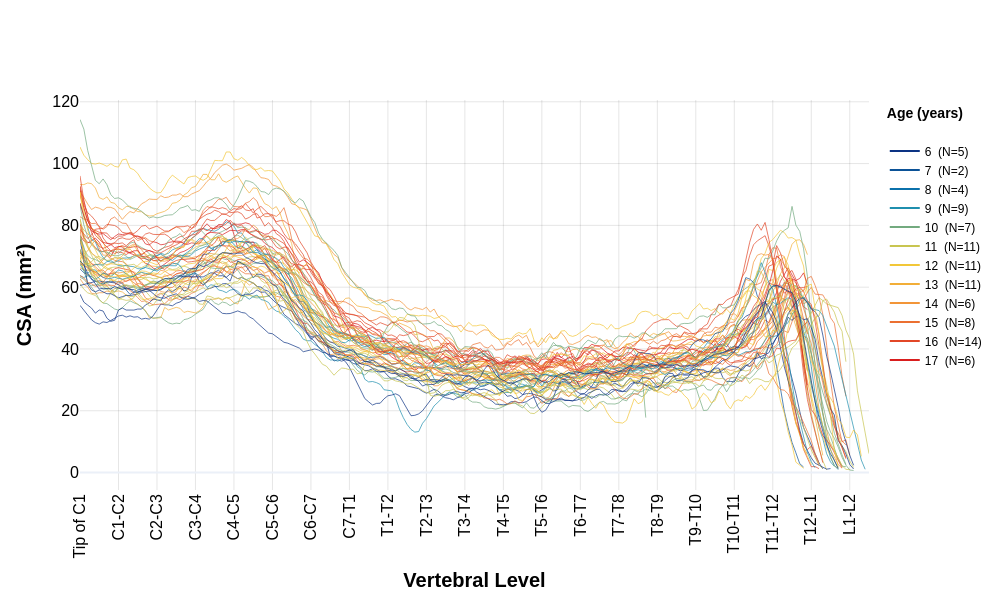
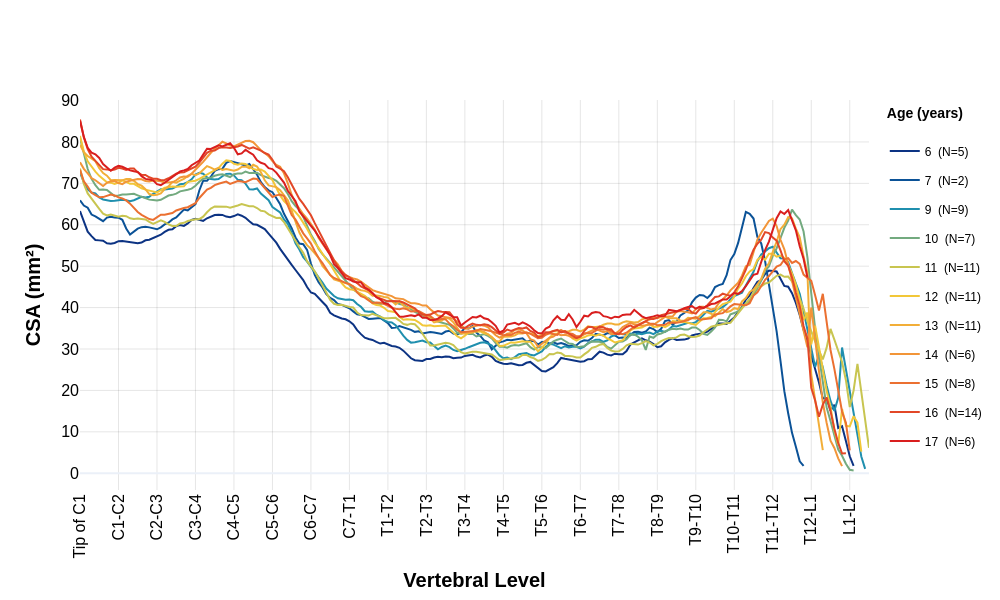

Here is the notebook cell these charts were saved with, in order:
### Markdown cell above
##### 3.1.2 Female

### Code cell
plot_morphometrics(interpolated_morphometrics_df, 'CSA','CSA (mm²)', sex='F')
plot_average_morphometrics(interpolated_morphometrics_df, 'CSA','CSA (mm²)', sex='F')

### Figure 1 — Plotly figure (JSON) as saved in the notebook; plotly's stock layout.template omitted (floating-point values rounded to 4 significant figures; data arrays with more than 128 entries replaced by an {"elided": "..."} marker saying what was removed)
{"data": [{"legendgroup": "15", "line": {"color": "rgb(235, 112, 49)", "width": 1}, "mode": "lines", "name": "15", "opacity": 0.7, "showlegend": false, "type": "scatter", "x": {"elided": "200 float values"}, "y": {"elided": "200 float values"}}, {"legendgroup": "16", "line": {"color": "rgb(226, 71, 39)", "width": 1}, "mode": "lines", "name": "16", "opacity": 0.7, "showlegend": false, "type": "scatter", "x": {"elided": "193 float values"}, "y": {"elided": "193 float values"}}, {"legendgroup": "14", "line": {"color": "rgb(242, 149, 56)", "width": 1}, "mode": "lines", "name": "14", "opacity": 0.7, "showlegend": false, "type": "scatter", "x": {"elided": "199 float values"}, "y": {"elided": "199 float values"}}, {"legendgroup": "17", "line": {"color": "rgb(217, 30, 30)", "width": 1}, "mode": "lines", "name": "17", "opacity": 0.7, "showlegend": false, "type": "scatter", "x": {"elided": "190 float values"}, "y": {"elided": "190 float values"}}, {"legendgroup": "14", "line": {"color": "rgb(242, 149, 56)", "width": 1}, "mode": "lines", "name": "14", "opacity": 0.7, "showlegend": false, "type": "scatter", "x": {"elided": "190 float values"}, "y": {"elided": "190 float values"}}, {"legendgroup": "14", "line": {"color": "rgb(242, 149, 56)", "width": 1}, "mode": "lines", "name": "14", "opacity": 0.7, "showlegend": false, "type": "scatter", "x": {"elided": "199 float values"}, "y": {"elided": "199 float values"}}, {"legendgroup": "13", "line": {"color": "rgb(242, 174, 56)", "width": 1}, "mode": "lines", "name": "13", "opacity": 0.7, "showlegend": false, "type": "scatter", "x": {"elided": "190 float values"}, "y": {"elided": "190 float values"}}, {"legendgroup": "15", "line": {"color": "rgb(235, 112, 49)", "width": 1}, "mode": "lines", "name": "15", "opacity": 0.7, "showlegend": false, "type": "scatter", "x": {"elided": "190 float values"}, "y": {"elided": "190 float values"}}, {"legendgroup": "12", "line": {"color": "rgb(242, 199, 56)", "width": 1}, "mode": "lines", "name": "12", "opacity": 0.7, "showlegend": false, "type": "scatter", "x": {"elided": "190 float values"}, "y": {"elided": "190 float values"}}, {"legendgroup": "9", "line": {"color": "rgb(31, 143, 174)", "width": 1}, "mode": "lines", "name": "9", "opacity": 0.7, "showlegend": false, "type": "scatter", "x": {"elided": "197 float values"}, "y": {"elided": "197 float values"}}, {"legendgroup": "16", "line": {"color": "rgb(226, 71, 39)", "width": 1}, "mode": "lines", "name": "16", "opacity": 0.7, "showlegend": false, "type": "scatter", "x": {"elided": "190 float values"}, "y": {"elided": "190 float values"}}, {"legendgroup": "17", "line": {"color": "rgb(217, 30, 30)", "width": 1}, "mode": "lines", "name": "17", "opacity": 0.7, "showlegend": false, "type": "scatter", "x": {"elided": "190 float values"}, "y": {"elided": "190 float values"}}, {"legendgroup": "12", "line": {"color": "rgb(242, 199, 56)", "width": 1}, "mode": "lines", "name": "12", "opacity": 0.7, "showlegend": false, "type": "scatter", "x": {"elided": "190 float values"}, "y": {"elided": "190 float values"}}, {"legendgroup": "10", "line": {"color": "rgb(115, 170, 127)", "width": 1}, "mode": "lines", "name": "10", "opacity": 0.7, "showlegend": false, "type": "scatter", "x": {"elided": "200 float values"}, "y": {"elided": "200 float values"}}, {"legendgroup": "11", "line": {"color": "rgb(200, 197, 80)", "width": 1}, "mode": "lines", "name": "11", "opacity": 0.7, "showlegend": false, "type": "scatter", "x": {"elided": "195 float values"}, "y": {"elided": "195 float values"}}, {"legendgroup": "13", "line": {"color": "rgb(242, 174, 56)", "width": 1}, "mode": "lines", "name": "13", "opacity": 0.7, "showlegend": false, "type": "scatter", "x": {"elided": "190 float values"}, "y": {"elided": "190 float values"}}, {"legendgroup": "11", "line": {"color": "rgb(200, 197, 80)", "width": 1}, "mode": "lines", "name": "11", "opacity": 0.7, "showlegend": false, "type": "scatter", "x": {"elided": "202 float values"}, "y": {"elided": "202 float values"}}, {"legendgroup": "10", "line": {"color": "rgb(115, 170, 127)", "width": 1}, "mode": "lines", "name": "10", "opacity": 0.7, "showlegend": false, "type": "scatter", "x": {"elided": "202 float values"}, "y": {"elided": "202 float values"}}, {"legendgroup": "15", "line": {"color": "rgb(235, 112, 49)", "width": 1}, "mode": "lines", "name": "15", "opacity": 0.7, "showlegend": false, "type": "scatter", "x": {"elided": "200 float values"}, "y": {"elided": "200 float values"}}, {"legendgroup": "14", "line": {"color": "rgb(242, 149, 56)", "width": 1}, "mode": "lines", "name": "14", "opacity": 0.7, "showlegend": false, "type": "scatter", "x": {"elided": "190 float values"}, "y": {"elided": "190 float values"}}, {"legendgroup": "10", "line": {"color": "rgb(115, 170, 127)", "width": 1}, "mode": "lines", "name": "10", "opacity": 0.7, "showlegend": false, "type": "scatter", "x": {"elided": "198 float values"}, "y": {"elided": "198 float values"}}, {"legendgroup": "7", "line": {"color": "rgb(11, 82, 151)", "width": 1}, "mode": "lines", "name": "7", "opacity": 0.7, "showlegend": false, "type": "scatter", "x": {"elided": "189 float values"}, "y": {"elided": "189 float values"}}, {"legendgroup": "10", "line": {"color": "rgb(115, 170, 127)", "width": 1}, "mode": "lines", "name": "10", "opacity": 0.7, "showlegend": false, "type": "scatter", "x": {"elided": "148 float values"}, "y": {"elided": "148 float values"}}, {"legendgroup": "11", "line": {"color": "rgb(200, 197, 80)", "width": 1}, "mode": "lines", "name": "11", "opacity": 0.7, "showlegend": false, "type": "scatter", "x": {"elided": "206 float values"}, "y": {"elided": "206 float values"}}, {"legendgroup": "13", "line": {"color": "rgb(242, 174, 56)", "width": 1}, "mode": "lines", "name": "13", "opacity": 0.7, "showlegend": false, "type": "scatter", "x": {"elided": "194 float values"}, "y": {"elided": "194 float values"}}, {"legendgroup": "15", "line": {"color": "rgb(235, 112, 49)", "width": 1}, "mode": "lines", "name": "15", "opacity": 0.7, "showlegend": false, "type": "scatter", "x": {"elided": "201 float values"}, "y": {"elided": "201 float values"}}, {"legendgroup": "16", "line": {"color": "rgb(226, 71, 39)", "width": 1}, "mode": "lines", "name": "16", "opacity": 0.7, "showlegend": false, "type": "scatter", "x": {"elided": "194 float values"}, "y": {"elided": "194 float values"}}, {"legendgroup": "15", "line": {"color": "rgb(235, 112, 49)", "width": 1}, "mode": "lines", "name": "15", "opacity": 0.7, "showlegend": false, "type": "scatter", "x": {"elided": "200 float values"}, "y": {"elided": "200 float values"}}, {"legendgroup": "10", "line": {"color": "rgb(115, 170, 127)", "width": 1}, "mode": "lines", "name": "10", "opacity": 0.7, "showlegend": false, "type": "scatter", "x": [1.0, 1.1, 1.2, 1.3, 1.4, 1.5, 1.6, 1.7, 1.8, 1.9, 2.0, 2.1, 2.2, 2.3, 2.4, 2.5, 2.6, 2.7, 2.8, 2.9, 3.0, 3.1, 3.2, 3.3, 3.4, 3.5, 3.6, 3.7, 3.8, 3.9, 4.0, 4.1, 4.2, 4.3, 4.4, 4.5, 4.6, 4.7, 4.8, 4.9, 5.0, 5.1, 5.2, 5.3, 5.4, 5.5, 5.6, 5.7, 5.8, 5.9, 6.0, 6.1, 6.2, 6.3, 6.4, 6.5, 6.6, 6.7, 6.8, 6.9, 7.0, 7.1, 7.2, 7.3, 7.4, 7.5, 7.6, 7.7, 7.8, 7.9, 8.0, 8.1, 8.2, 8.3, 8.4, 8.5, 8.6, 8.7, 8.8, 8.9, 9.0, 9.1, 9.2, 9.3, 9.4, 9.5, 9.6, 9.7, 9.8, 9.9, 10.0, 10.1, 10.2, 10.3, 10.4, 10.5, 10.6, 10.7, 10.8, 10.9, 11.0, 11.1, 11.2, 11.3, 11.4, 11.5, 11.6, 11.7, 11.8, 11.9, 12.0, 12.1, 12.2, 12.3, 12.4, 12.5, 12.6, 12.7, 12.8, 12.9, 13.0], "y": [86.55, 80.15, 76.3, 73.7, 72.45, 71.55, 71.52, 71.31, 70.79, 70.11, 70.25, 70.71, 70.05, 68.98, 69.56, 70.2, 69.91, 69.67, 70.32, 69.81, 68.74, 68.5, 69.44, 70.1, 70.72, 70.32, 69.92, 70.53, 70.7, 71.03, 72.16, 73.17, 73.58, 73.88, 74.38, 75.88, 76.64, 76.58, 75.53, 74.92, 76.31, 76.84, 76.1, 75.14, 75.83, 76.3, 76.14, 75.32, 75.71, 76.56, 75.47, 74.56, 73.07, 71.86, 70.84, 68.74, 67.78, 66.61, 64.61, 61.71, 59.72, 57.67, 55.47, 54.38, 51.89, 49.64, 46.9, 46.02, 45.26, 44.35, 43.38, 42.07, 41.52, 40.51, 40.3, 40.24, 39.42, 40.88, 42.15, 45.25, 47.54, 48.89, 47.87, 46.69, 45.86, 44.97, 42.63, 40.33, 40.0, 38.08, 37.6, 37.5, 37.31, 36.95, 36.51, 35.84, 36.54, 35.7, 33.85, 33.13, 33.21, 34.91, 35.85, 36.1, 36.87, 38.46, 38.36, 36.68, 35.19, 33.58, 32.27, 31.39, 31.46, 30.93, 31.54, 32.51, 33.09, 31.59, 31.17, 30.08, 28.86]}, {"legendgroup": "12", "line": {"color": "rgb(242, 199, 56)", "width": 1}, "mode": "lines", "name": "12", "opacity": 0.7, "showlegend": false, "type": "scatter", "x": {"elided": "191 float values"}, "y": {"elided": "191 float values"}}, {"legendgroup": "6", "line": {"color": "rgb(12, 51, 131)", "width": 1}, "mode": "lines", "name": "6", "opacity": 0.7, "showlegend": false, "type": "scatter", "x": {"elided": "202 float values"}, "y": {"elided": "202 float values"}}, {"legendgroup": "12", "line": {"color": "rgb(242, 199, 56)", "width": 1}, "mode": "lines", "name": "12", "opacity": 0.7, "showlegend": false, "type": "scatter", "x": {"elided": "198 float values"}, "y": {"elided": "198 float values"}}, {"legendgroup": "9", "line": {"color": "rgb(31, 143, 174)", "width": 1}, "mode": "lines", "name": "9", "opacity": 0.7, "showlegend": false, "type": "scatter", "x": {"elided": "198 float values"}, "y": {"elided": "198 float values"}}, {"legendgroup": "6", "line": {"color": "rgb(12, 51, 131)", "width": 1}, "mode": "lines", "name": "6", "opacity": 0.7, "showlegend": false, "type": "scatter", "x": {"elided": "196 float values"}, "y": {"elided": "196 float values"}}, {"legendgroup": "13", "line": {"color": "rgb(242, 174, 56)", "width": 1}, "mode": "lines", "name": "13", "opacity": 0.7, "showlegend": false, "type": "scatter", "x": {"elided": "190 float values"}, "y": {"elided": "190 float values"}}, {"legendgroup": "16", "line": {"color": "rgb(226, 71, 39)", "width": 1}, "mode": "lines", "name": "16", "opacity": 0.7, "showlegend": false, "type": "scatter", "x": {"elided": "199 float values"}, "y": {"elided": "199 float values"}}, {"legendgroup": "12", "line": {"color": "rgb(242, 199, 56)", "width": 1}, "mode": "lines", "name": "12", "opacity": 0.7, "showlegend": false, "type": "scatter", "x": {"elided": "189 float values"}, "y": {"elided": "189 float values"}}, {"legendgroup": "9", "line": {"color": "rgb(31, 143, 174)", "width": 1}, "mode": "lines", "name": "9", "opacity": 0.7, "showlegend": false, "type": "scatter", "x": {"elided": "205 float values"}, "y": {"elided": "205 float values"}}, {"legendgroup": "17", "line": {"color": "rgb(217, 30, 30)", "width": 1}, "mode": "lines", "name": "17", "opacity": 0.7, "showlegend": false, "type": "scatter", "x": {"elided": "190 float values"}, "y": {"elided": "190 float values"}}, {"legendgroup": "16", "line": {"color": "rgb(226, 71, 39)", "width": 1}, "mode": "lines", "name": "16", "opacity": 0.7, "showlegend": false, "type": "scatter", "x": {"elided": "200 float values"}, "y": {"elided": "200 float values"}}, {"legendgroup": "6", "line": {"color": "rgb(12, 51, 131)", "width": 1}, "mode": "lines", "name": "6", "opacity": 0.7, "showlegend": false, "type": "scatter", "x": {"elided": "202 float values"}, "y": {"elided": "202 float values"}}, {"legendgroup": "6", "line": {"color": "rgb(12, 51, 131)", "width": 1}, "mode": "lines", "name": "6", "opacity": 0.7, "showlegend": false, "type": "scatter", "x": {"elided": "194 float values"}, "y": {"elided": "194 float values"}}, {"legendgroup": "12", "line": {"color": "rgb(242, 199, 56)", "width": 1}, "mode": "lines", "name": "12", "opacity": 0.7, "showlegend": false, "type": "scatter", "x": {"elided": "204 float values"}, "y": {"elided": "204 float values"}}, {"legendgroup": "16", "line": {"color": "rgb(226, 71, 39)", "width": 1}, "mode": "lines", "name": "16", "opacity": 0.7, "showlegend": false, "type": "scatter", "x": {"elided": "193 float values"}, "y": {"elided": "193 float values"}}, {"legendgroup": "15", "line": {"color": "rgb(235, 112, 49)", "width": 1}, "mode": "lines", "name": "15", "opacity": 0.7, "showlegend": false, "type": "scatter", "x": {"elided": "193 float values"}, "y": {"elided": "193 float values"}}, {"legendgroup": "9", "line": {"color": "rgb(31, 143, 174)", "width": 1}, "mode": "lines", "name": "9", "opacity": 0.7, "showlegend": false, "type": "scatter", "x": {"elided": "192 float values"}, "y": {"elided": "192 float values"}}, {"legendgroup": "11", "line": {"color": "rgb(200, 197, 80)", "width": 1}, "mode": "lines", "name": "11", "opacity": 0.7, "showlegend": false, "type": "scatter", "x": {"elided": "194 float values"}, "y": {"elided": "194 float values"}}, {"legendgroup": "10", "line": {"color": "rgb(115, 170, 127)", "width": 1}, "mode": "lines", "name": "10", "opacity": 0.7, "showlegend": false, "type": "scatter", "x": {"elided": "200 float values"}, "y": {"elided": "200 float values"}}, {"legendgroup": "11", "line": {"color": "rgb(200, 197, 80)", "width": 1}, "mode": "lines", "name": "11", "opacity": 0.7, "showlegend": false, "type": "scatter", "x": {"elided": "200 float values"}, "y": {"elided": "200 float values"}}, {"legendgroup": "11", "line": {"color": "rgb(200, 197, 80)", "width": 1}, "mode": "lines", "name": "11", "opacity": 0.7, "showlegend": false, "type": "scatter", "x": {"elided": "201 float values"}, "y": {"elided": "201 float values"}}, {"legendgroup": "12", "line": {"color": "rgb(242, 199, 56)", "width": 1}, "mode": "lines", "name": "12", "opacity": 0.7, "showlegend": false, "type": "scatter", "x": {"elided": "198 float values"}, "y": {"elided": "198 float values"}}, {"legendgroup": "16", "line": {"color": "rgb(226, 71, 39)", "width": 1}, "mode": "lines", "name": "16", "opacity": 0.7, "showlegend": false, "type": "scatter", "x": {"elided": "190 float values"}, "y": {"elided": "190 float values"}}, {"legendgroup": "6", "line": {"color": "rgb(12, 51, 131)", "width": 1}, "mode": "lines", "name": "6", "opacity": 0.7, "showlegend": false, "type": "scatter", "x": {"elided": "198 float values"}, "y": {"elided": "198 float values"}}, {"line": {"color": "rgb(12, 51, 131)", "width": 2}, "mode": "lines", "name": "6  (N=5)", "showlegend": true, "type": "scatter", "x": [null], "y": [null]}, {"line": {"color": "rgb(11, 82, 151)", "width": 2}, "mode": "lines", "name": "7  (N=2)", "showlegend": true, "type": "scatter", "x": [null], "y": [null]}, {"line": {"color": "rgb(11, 113, 171)", "width": 2}, "mode": "lines", "name": "8  (N=4)", "showlegend": true, "type": "scatter", "x": [null], "y": [null]}, {"line": {"color": "rgb(31, 143, 174)", "width": 2}, "mode": "lines", "name": "9  (N=9)", "showlegend": true, "type": "scatter", "x": [null], "y": [null]}, {"line": {"color": "rgb(115, 170, 127)", "width": 2}, "mode": "lines", "name": "10  (N=7)", "showlegend": true, "type": "scatter", "x": [null], "y": [null]}, {"line": {"color": "rgb(200, 197, 80)", "width": 2}, "mode": "lines", "name": "11  (N=11)", "showlegend": true, "type": "scatter", "x": [null], "y": [null]}, {"line": {"color": "rgb(242, 199, 56)", "width": 2}, "mode": "lines", "name": "12  (N=11)", "showlegend": true, "type": "scatter", "x": [null], "y": [null]}, {"line": {"color": "rgb(242, 174, 56)", "width": 2}, "mode": "lines", "name": "13  (N=11)", "showlegend": true, "type": "scatter", "x": [null], "y": [null]}, {"line": {"color": "rgb(242, 149, 56)", "width": 2}, "mode": "lines", "name": "14  (N=6)", "showlegend": true, "type": "scatter", "x": [null], "y": [null]}, {"line": {"color": "rgb(235, 112, 49)", "width": 2}, "mode": "lines", "name": "15  (N=8)", "showlegend": true, "type": "scatter", "x": [null], "y": [null]}, {"line": {"color": "rgb(226, 71, 39)", "width": 2}, "mode": "lines", "name": "16  (N=14)", "showlegend": true, "type": "scatter", "x": [null], "y": [null]}, {"line": {"color": "rgb(217, 30, 30)", "width": 2}, "mode": "lines", "name": "17  (N=6)", "showlegend": true, "type": "scatter", "x": [null], "y": [null]}], "layout": {"height": 600, "legend": {"font": {"color": "black", "family": "Arial", "size": 12}, "title": {"font": {"color": "black", "family": "Arial", "size": 14, "weight": "bold"}, "text": "Age (years)<br>"}}, "title": {"text": " "}, "width": 1000, "xaxis": {"gridcolor": "rgba(0, 0, 0, 0.1)", "tickangle": -90, "tickcolor": "black", "tickfont": {"color": "black", "family": "Arial", "size": 16}, "tickmode": "array", "ticktext": ["Tip of C1", "C1-C2", "C2-C3", "C3-C4", "C4-C5", "C5-C6", "C6-C7", "C7-T1", "T1-T2", "T2-T3", "T3-T4", "T4-T5", "T5-T6", "T6-T7", "T7-T8", "T8-T9", "T9-T10", "T10-T11", "T11-T12", "T12-L1", "L1-L2"], "tickvals": [1, 2, 3, 4, 5, 6, 7, 8, 9, 10, 11, 12, 13, 14, 15, 16, 17, 18, 19, 20, 21], "title": {"font": {"color": "black", "family": "Arial", "size": 20, "weight": "bold"}, "text": "Vertebral Level"}}, "yaxis": {"gridcolor": "rgba(0, 0, 0, 0.1)", "tickcolor": "black", "tickfont": {"color": "black", "family": "Arial", "size": 16}, "title": {"font": {"color": "black", "family": "Arial", "size": 20, "weight": "bold"}, "text": "CSA (mm²)"}}}}

### Figure 2 — Plotly figure (JSON) as saved in the notebook; plotly's stock layout.template omitted (floating-point values rounded to 4 significant figures; data arrays with more than 128 entries replaced by an {"elided": "..."} marker saying what was removed)
{"data": [{"legendgroup": "Age 6", "line": {"color": "rgb(12, 51, 131)", "width": 2}, "marker": {"size": 6}, "mode": "lines", "name": "6  (N=5)", "type": "scatter", "x": {"elided": "202 float values"}, "y": {"elided": "202 float values"}}, {"legendgroup": "Age 7", "line": {"color": "rgb(11, 82, 151)", "width": 2}, "marker": {"size": 6}, "mode": "lines", "name": "7  (N=2)", "type": "scatter", "x": {"elided": "189 float values"}, "y": {"elided": "189 float values"}}, {"legendgroup": "Age 8", "line": {"color": "rgb(11, 113, 171)", "width": 2}, "marker": {"size": 6}, "mode": "lines", "name": "8  (N=4)", "type": "scatter", "x": [], "y": []}, {"legendgroup": "Age 9", "line": {"color": "rgb(31, 143, 174)", "width": 2}, "marker": {"size": 6}, "mode": "lines", "name": "9  (N=9)", "type": "scatter", "x": {"elided": "205 float values"}, "y": {"elided": "205 float values"}}, {"legendgroup": "Age 10", "line": {"color": "rgb(115, 170, 127)", "width": 2}, "marker": {"size": 6}, "mode": "lines", "name": "10  (N=7)", "type": "scatter", "x": {"elided": "202 float values"}, "y": {"elided": "202 float values"}}, {"legendgroup": "Age 11", "line": {"color": "rgb(200, 197, 80)", "width": 2}, "marker": {"size": 6}, "mode": "lines", "name": "11  (N=11)", "type": "scatter", "x": {"elided": "206 float values"}, "y": {"elided": "206 float values"}}, {"legendgroup": "Age 12", "line": {"color": "rgb(242, 199, 56)", "width": 2}, "marker": {"size": 6}, "mode": "lines", "name": "12  (N=11)", "type": "scatter", "x": {"elided": "204 float values"}, "y": {"elided": "204 float values"}}, {"legendgroup": "Age 13", "line": {"color": "rgb(242, 174, 56)", "width": 2}, "marker": {"size": 6}, "mode": "lines", "name": "13  (N=11)", "type": "scatter", "x": {"elided": "194 float values"}, "y": {"elided": "194 float values"}}, {"legendgroup": "Age 14", "line": {"color": "rgb(242, 149, 56)", "width": 2}, "marker": {"size": 6}, "mode": "lines", "name": "14  (N=6)", "type": "scatter", "x": {"elided": "199 float values"}, "y": {"elided": "199 float values"}}, {"legendgroup": "Age 15", "line": {"color": "rgb(235, 112, 49)", "width": 2}, "marker": {"size": 6}, "mode": "lines", "name": "15  (N=8)", "type": "scatter", "x": {"elided": "201 float values"}, "y": {"elided": "201 float values"}}, {"legendgroup": "Age 16", "line": {"color": "rgb(226, 71, 39)", "width": 2}, "marker": {"size": 6}, "mode": "lines", "name": "16  (N=14)", "type": "scatter", "x": {"elided": "200 float values"}, "y": {"elided": "200 float values"}}, {"legendgroup": "Age 17", "line": {"color": "rgb(217, 30, 30)", "width": 2}, "marker": {"size": 6}, "mode": "lines", "name": "17  (N=6)", "type": "scatter", "x": {"elided": "190 float values"}, "y": {"elided": "190 float values"}}], "layout": {"height": 600, "legend": {"font": {"color": "black", "family": "Arial", "size": 12}, "title": {"font": {"color": "black", "family": "Arial", "size": 14, "weight": "bold"}, "text": "Age (years)<br>"}}, "title": {"text": " "}, "width": 1000, "xaxis": {"gridcolor": "rgba(0, 0, 0, 0.1)", "tickangle": -90, "tickcolor": "black", "tickfont": {"color": "black", "family": "Arial", "size": 16}, "tickmode": "array", "ticktext": ["Tip of C1", "C1-C2", "C2-C3", "C3-C4", "C4-C5", "C5-C6", "C6-C7", "C7-T1", "T1-T2", "T2-T3", "T3-T4", "T4-T5", "T5-T6", "T6-T7", "T7-T8", "T8-T9", "T9-T10", "T10-T11", "T11-T12", "T12-L1", "L1-L2"], "tickvals": [1, 2, 3, 4, 5, 6, 7, 8, 9, 10, 11, 12, 13, 14, 15, 16, 17, 18, 19, 20, 21], "title": {"font": {"color": "black", "family": "Arial", "size": 20, "weight": "bold"}, "text": "Vertebral Level"}}, "yaxis": {"gridcolor": "rgba(0, 0, 0, 0.1)", "tickcolor": "black", "tickfont": {"color": "black", "family": "Arial", "size": 16}, "title": {"font": {"color": "black", "family": "Arial", "size": 20, "weight": "bold"}, "text": "CSA (mm²)"}}}}
